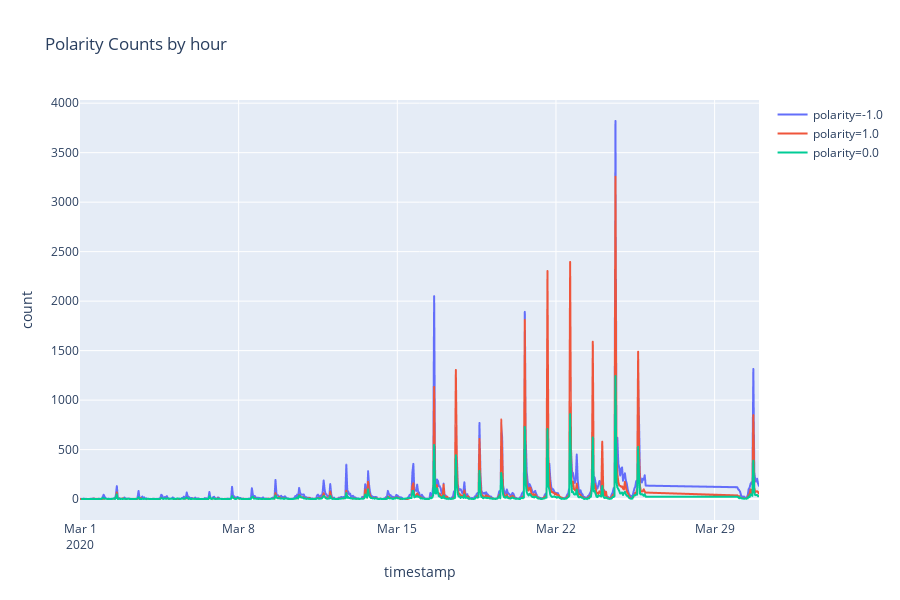

The notebook cell saved with this chart:
### Code cell
import plotly.express as px
fig = px.line(result_by_hour, x='timestamp',y="count",color='polarity',
             title='Polarity Counts by hour')
fig.show()

### Figure 1 — Plotly figure (JSON) as saved in the notebook; plotly's stock layout.template omitted (floating-point values rounded to 4 significant figures; data arrays with more than 128 entries replaced by an {"elided": "..."} marker saying what was removed)
{"data": [{"hoverlabel": {"namelength": 0}, "hovertemplate": "polarity=-1.0<br>timestamp=%{x}<br>count=%{y}", "legendgroup": "polarity=-1.0", "line": {"color": "#636efa", "dash": "solid"}, "mode": "lines", "name": "polarity=-1.0", "showlegend": true, "type": "scattergl", "x": {"elided": "612 str values"}, "xaxis": "x", "y": {"elided": "612 int values"}, "yaxis": "y"}, {"hoverlabel": {"namelength": 0}, "hovertemplate": "polarity=1.0<br>timestamp=%{x}<br>count=%{y}", "legendgroup": "polarity=1.0", "line": {"color": "#EF553B", "dash": "solid"}, "mode": "lines", "name": "polarity=1.0", "showlegend": true, "type": "scattergl", "x": {"elided": "573 str values"}, "xaxis": "x", "y": {"elided": "573 int values"}, "yaxis": "y"}, {"hoverlabel": {"namelength": 0}, "hovertemplate": "polarity=0.0<br>timestamp=%{x}<br>count=%{y}", "legendgroup": "polarity=0.0", "line": {"color": "#00cc96", "dash": "solid"}, "mode": "lines", "name": "polarity=0.0", "showlegend": true, "type": "scattergl", "x": {"elided": "544 str values"}, "xaxis": "x", "y": {"elided": "544 int values"}, "yaxis": "y"}], "layout": {"height": 600, "legend": {"tracegroupgap": 0}, "title": {"text": "Polarity Counts by hour"}, "xaxis": {"anchor": "y", "domain": [0, 1], "title": {"text": "timestamp"}}, "yaxis": {"anchor": "x", "domain": [0, 1], "title": {"text": "count"}}}}
